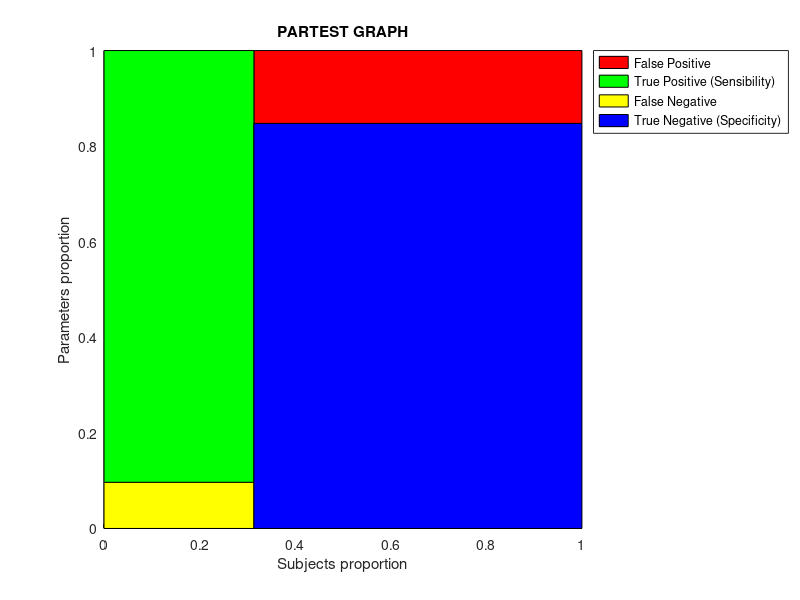
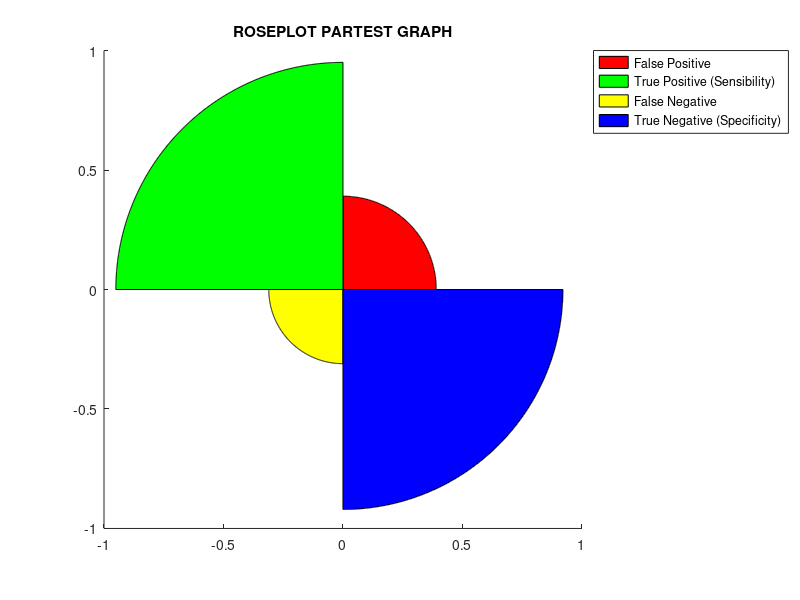

The MATLAB script that drew these images, in order:
function partest(varargin)
%This function calculate the performance, based on Bayes theorem, of a
%clinical test.
%
% Syntax: 	PARTEST(X,ALPHA)
%      
%     Input:
%           X is the following 2x2 matrix.
%           ALPHA - significance level for confidence intervals (default = 0.05).
%
%....................Affected(D+)..Healthy(D-)
%                    _______________________
%Positive Test(T+)  |   True    |  False    |
%                   | positives | positives |
%                   |___________|___________|
%                   |  False    |   True    |
%Negative Test(T-)  | negatives | negatives |
%                   |___________|___________|
%
%     Outputs:
%           - Prevalence
%           - Sensibility
%           - Specificity
%           - False positive and negative proportions
%           - False discovery and discovery rates
%           - Youden's Index and Number Needed to Diagnose (NDD)
%           - Positive predictivity
%           - Positive Likelihood Ratio
%           - Negative predictivity
%           - Negative Likelihood Ratio
%           - Predictive Summary Index (PSI) and Number Needed to Screen (NNS)
%           - Test Accuracy
%           - Mis-classification Rate
%           - F-Measure
%           - Test bias
%           - Error odds ratio
%           - Diagnostic odds ratio
%           - Discriminant Power
%
%      Example: 
%
%
%           Calling on Matlab the function: partest
%           it will use a default matrix x=[731 270;78 1500] and alpha=0.05
%
%           Answer is:
%
%DIAGNOSTIC TEST PERFORMANCE PARAMETERS
% ----------------------------------------------------------------------------------------------------
% Prevalence: 31.4% (29.6% - 33.2%)
%  
% Sensitivity (probability that test is positive on unhealthy subject): 90.4% (89.1% - 91.5%)
% False negative proportion: 9.6% (8.5% - 10.9%)
% False discovery rate: 27.0% (25.3% - 28.7%)
%  
% Specificity (probability that test is negative on healthy subject): 84.7% (83.3% - 86.1%)
% False positive proportion: 15.3% (13.9% - 16.7%)
% False omission rate: 4.9% (4.2% - 5.9%)
%  
% Youden's Index (a perfect test would have a Youden's index of +1): 0.7510
% Number Needed to Diagnose (NND): 1.33
% Around 14 persons need to be tested to return 10 positive tests for the presence of disease
%  
% Precision or Predictivity of positive test
% (probability that a subject is unhealthy when test is positive): 73.0% (71.3% - 74.7%)
% Positive Likelihood Ratio: 5.9 (5.7 - 6.2)
% Moderate increase in possibility of disease presence
%  
% Predictivity of negative test
% (probability that a subject is healthy when test is negative): 95.1% (94.1% - 95.8%)
% Negative Likelihood Ratio: 0.1138 (0.1094 - 0.1183)
% Moderate increase in possibility of disease absence
%  
% Predictive Summary Index: 0.6808
% Number Needed to Screen (NNS): 1.47
% Around 15 persons need to be screened to avoid 10 events (i.e. death) for the presence of disease
%  
% Accuracy or Potency: 86.5% (85.1% - 87.8%)
% Mis-classification Rate: 13.5% (12.2% - 14.9%)
% F-measure: 80.8% (79.2% - 82.3%)
%  
% Test bias: 1.2373 (0.9474 - 1.6160)
% Test overestimates the phenomenon
% Error odds ratio: 1.6869 (1.2916 - 2.2032)
% Diagnostic odds ratio: 52.0655 (39.8649 - 68.0002)
% Discriminant Power: 2.2
%      A test with a discriminant value of 1 is not effective in discriminating between affected and unaffected individuals.
%      A test with a discriminant value of 3 is effective in discriminating between affected and unaffected individuals.
%    
%
%           Created by Giuseppe Cardillo
%           giuseppe.cardillo-edta@poste.it
%
% To cite this file, this would be an appropriate format:
% Cardillo G. (2006). Clinical test performance: the performance of a
% clinical test based on the Bayes theorem. 
% http://www.mathworks.com/matlabcentral/fileexchange/12705

%Input Error handling
args=cell(varargin);
nu=numel(args);
if nu>2
    error('Warning: Max two input data are required')
end
default.values = {[731 270;78 1500],0.05};
default.values(1:nu) = args;
[x alpha] = deal(default.values{:});

if nu>=1
    if isvector(x)
        error('Warning: PARTEST requires a 2x2 input matrix')
    end
    if ~all(isfinite(x(:))) || ~all(isnumeric(x(:))) || ~isequal(x,round(x))
        error('Warning: all matrix values must be numeric integer and finite')
    end
    [r,c] = size(x);
    if (r ~= 2 || c ~= 2)
        error('Warning: PARTEST requires a 2x2 input matrix')
    end
    clear r c
end
if nu>1
    if ~isscalar(alpha) || ~isnumeric(alpha) || ~isfinite(alpha) || isempty(alpha)
        error('Warning: it is required a numeric, finite and scalar ALPHA value.');
    end
    if alpha <= 0 || alpha >= 1 %check if alpha is between 0 and 1
        error('Warning: ALPHA must be comprised between 0 and 1.')
    end
end
clear args default nu

global z N

z=-realsqrt(2)*erfcinv(2-alpha);
cs=sum(x); %columns sum
rs=sum(x,2); %rows sums
N=sum(x(:)); %numbers of elements
d=diag(x); %true positives and true negatives

clc
disp('DIAGNOSTIC TEST PERFORMANCE PARAMETERS')
disp(repmat('-',1,100))
%Prevalence
%the prevalence of disease is estimated all D+/N 
pr=(cs(1)/N); 
%95% confidence interval critical value for Prevalence
prci=newcombe(pr);
fprintf('Prevalence: %0.1f%% (%0.1f%% - %0.1f%%)\n',pr*100,prci(1).*100,prci(2).*100)
disp(' ')

%Sensitivity and Specificity
%The Sensitivity is the probability that the test is positive on sick subjects: P(T+|D+) 
%The Specificity is the probability that the test is negative on healthy subjects: P(T-|D-) 
%In Matlab both parameters are obtained with only one instruction:
SS=d./cs'; %Sensitivity and Specificity
%Of course the false proportion is the complement to 1
fp=1-SS; %false proportions
%The false discovery rate is the probability that the disease is absent when the test is positive: P(D-|T+) 
%The false omission rate is the probability that the disease is present when the test is negative: P(D+|T-) 
fd=diag(rot90(x))./rs; %false discovery and omission rate

% 95% confidence intervals
Seci=newcombe(SS(1)); Spci=newcombe(SS(2));
fnci=newcombe(fp(1)); fpci=newcombe(fp(2));
fdci=newcombe(fd(1)); foci=newcombe(fd(2));
fprintf('Sensitivity (probability that test is positive on unhealthy subject): %0.1f%% (%0.1f%% - %0.1f%%)\n',SS(1)*100,Seci(1).*100,Seci(2).*100)
fprintf('False negative proportion: %0.1f%% (%0.1f%% - %0.1f%%)\n',fp(1)*100,fnci(1).*100,fnci(2).*100)
fprintf('False discovery rate: %0.1f%% (%0.1f%% - %0.1f%%)\n',fd(1)*100,fdci(1).*100,fdci(2).*100)
disp(' ')
fprintf('Specificity (probability that test is negative on healthy subject): %0.1f%% (%0.1f%% - %0.1f%%)\n',SS(2)*100,Spci(1).*100,Spci(2).*100)
fprintf('False positive proportion: %0.1f%% (%0.1f%% - %0.1f%%)\n',fp(2)*100,fpci(1).*100,fpci(2).*100)
fprintf('False omission rate: %0.1f%% (%0.1f%% - %0.1f%%)\n',fd(2)*100,foci(1).*100,foci(2).*100)
disp(' ')

%Youden's Index
%Youden's J statistics (also called Youden's index) is a single statistic that
%captures the performance of a diagnostic test. The use of such a single index
%is "not generally to be recommended". It is equal to the risk difference for a
%dichotomous test and it defined as: J = Sensitivity + Specificity - 1. 
%A perfect test has J=1. 
J=sum(SS)-1; %Youden's index
fprintf('Youden''s Index (a perfect test would have a Youden''s index of +1): %0.4f\n', J)

%The number needed to diagnose is defined as the number of patients that
%need to be tested to give one correct positive test.
NND=1/J; %Number needed to Diagnose (NND)
fprintf('Number Needed to Diagnose (NND): %0.2f\n',NND);
fprintf('Around %i persons need to be tested to return 10 positive tests for the presence of disease\n',ceil(NND*10)) 
disp(' ')

%Positive and Negative predictivity
%Positive predictivity is the probability that a subject is sick when test is positive: P(D+|T+)
%Negative predictivity is the probability that a subject is healthy when test is negative: P(D-|T-)
%Positive predictivity=Precision
%In Matlab both parameters are obtained with only one instruction:
PNp=d./rs; %Positive and Negative predictivity
% 95% confidence interval critical value for Positive and Negative predictivity
Ppci=newcombe(PNp(1));
Npci=newcombe(PNp(2));
%Positive and Negative Likelihood Ratio
%When we decide to order a diagnostic test, we want to know which test (or
%tests) will best help us rule-in or rule-out disease in our patient.  In the
%language of clinical epidemiology, we take our initial assessment of the
%likelihood of disease (“pre-test probability”), do a test to help us shift our
%suspicion one way or the other, and then determine a final assessment of the
%likelihood of disease (“post-test probability”). 
%Likelihood ratios tell us how much we should shift our suspicion for a
%particular test result. Because tests can be positive or negative, there are at
%least two likelihood ratios for each test.  The “positive likelihood ratio”
%(LR+) tells us how much to increase the probability of disease if the test is
%positive, while the “negative likelihood ratio” (LR-) tells us how much to
%decrease it if the test is negative.
%You can also define the LR+ and LR- in terms of sensitivity and specificity:
%LR+ = sensitivity / (1-specificity)
%LR- = (1-sensitivity) / specificity
plr=SS(1)/fp(2); %Positive Likelihood Ratio
plrci=LRci(plr,x);
nlr=fp(1)/SS(2); %Negative Likelihood Ratio
nlrci=LRci(nlr,x);

fprintf('Precision or Predictivity of positive test\n')
fprintf('(probability that a subject is unhealthy when test is positive): %0.1f%% (%0.1f%% - %0.1f%%)\n', PNp(1)*100,Ppci(1).*100,Ppci(2).*100)
fprintf('Positive Likelihood Ratio: %0.1f (%0.1f - %0.1f)\n',plr,plrci(1),plrci(2))
dlr(plr)
disp(' ')
fprintf('Predictivity of negative test\n')
fprintf('(probability that a subject is healthy when test is negative): %0.1f%% (%0.1f%% - %0.1f%%)\n', PNp(2)*100,Npci(1).*100,Npci(2).*100)
if nlr<1e-4 || nlrci(1)<1e-4
    fprintf('Negative Likelihood Ratio: %0.4e (%0.4e - %0.4e)\n',nlr,nlrci(1),nlrci(2))
else
    fprintf('Negative Likelihood Ratio: %0.4f (%0.4f - %0.4f)\n',nlr,nlrci(1),nlrci(2))
end
dlr(nlr)
disp(' ')

%Predictive Summary Index (similar to Youden's Index)
PSI=sum(PNp)-1;
NNS=1/PSI; %Number needed to screen
fprintf('Predictive Summary Index: %0.4f\n', PSI)
fprintf('Number Needed to Screen (NNS): %0.2f\n',NNS);
fprintf('Around %i persons need to be screened to avoid 10 events (i.e. death) for the presence of disease\n',ceil(NNS*10)) 
disp(' ')

%Accuracy and Mis-classification rate
%Diagnostic accuracy (or Power) is defined as the proportion of all tests
%that give a correct result. The Mis-classification rate is its complement to 1. 
%In statistics, the F1 score (also F-score or F-measure) is a measure of a
%test's accuracy. It considers both the Precision (positive predictivity) 
%and the Sensitivity of the test to compute the score: 
%P is the number of correct results divided by the number of all returned results
%S is the number of correct results divided by the number of results that should 
%have been returned. 
%The F1 score can be interpreted as a weighted average of the Precision and
%Sensitivity, where an F1 score reaches its best value at 1 and worst score at 0. 
acc=trace(x)/N; %Accuracy
accci=newcombe(acc);
mcr=1-acc; %Mis-classification rate
mcrci=newcombe(mcr);
FMeasure=harmmean([SS(1) PNp(1)]); %F-measure
FMci=newcombe(FMeasure);
fprintf('Accuracy or Potency: %0.1f%% (%0.1f%% - %0.1f%%)\n',acc*100,accci(1).*100,accci(2).*100)
fprintf('Mis-classification Rate: %0.1f%% (%0.1f%% - %0.1f%%)\n',mcr*100,mcrci(1).*100,mcrci(2).*100)
fprintf('F-measure: %0.1f%% (%0.1f%% - %0.1f%%)\n',FMeasure*100,FMci(1).*100,FMci(2).*100)
disp(' ')

orse=realsqrt(sum(1./x(:))); %standard error of log(OR)
cv=([-1 1].*(z*orse));

%Test Bias (TB)
%A test which shows provable and systematic differences in the results of people
%based on group membership. For example, a test might be considered biased if
%members of one particular gender or race consistently and systematic have
%statistically different results from the rest of the testing population. 
%It is defined as (T+)/(D+)=(TP+FP)/(TP+FN)
%A perfect test has a TB=1;
%If TB<1 the test underestimates the disease because there are more affected than positive test
%If TB>1 the test overestimates the disease because there are more positive test than affected
TB=rs(1)/cs(1); %Test Bias
orci=exp(reallog(TB)+cv); %OR confidence interval
fprintf('Test bias: %0.4f (%0.4f - %0.4f)\n',TB,orci(1),orci(2))
if TB>1
    disp('Test overestimates the phenomenon')
elseif TB<1
    disp('Test underestimates the phenomenon')
else
    disp('There is not test bias')
end

%Error Odds Ratio. 
%Indicates if the probability of being wrongly classified is highest in the
%diseased or in the non-diseased group. If the error odds is higher than one the
%probability is highest in the diseased group (and the specificity of the test
%is better than the sensitivity), if the value is lower than one the probability
%of an incorrect classification is highest in the non-diseased group (and the
%sensitivity of the test is better than the specificity).     
%It is defined as (Sensitivity/(1-Sensitivity))/(Specificity/(1-Specificity));
EOR=(SS(1)/fp(1))/(SS(2)/fp(2)); %Error odds ratio
orci=exp(reallog(EOR)+cv); %OR confidence interval
fprintf('Error odds ratio: %0.4f (%0.4f - %0.4f)\n',EOR,orci(1),orci(2))

%Diagnostic Odds Ratio. 
%Diagnostic odds ratio is defined as how much more likely will the test
%make a correct diagnosis than an incorrect diagnosis in patients with the
%disease (Scott et al. 2008).  
%Often used as a measure of the discriminative power of the test. Has the value
%one if the test does not discriminate between diseased and not diseased. Very
%high values above one means that a test discriminates well. Values lower than
%one mean that there is something wrong in the application of the test.   
%It is defined as (Sensitivity/(1-Sensitivity))/((1-Specificity)/Specificity);
DOR=(SS(1)/fp(1))/(fp(2)/SS(2)); %Diagnostic odds ratio
orci=exp(reallog(DOR)+cv); %OR confidence interval
fprintf('Diagnostic odds ratio: %0.4f (%0.4f - %0.4f)\n',DOR,orci(1),orci(2))

%Discriminant power
%The discriminant power for a test, also termed the test effectiveness, is a
%measure of how well a test distinguishes between affected and unaffected
%persons. It is the sum of logs of Sensivity and Specificity over own false
%proportion, scaled by the standard deviation of the logistic normal
%distribution curve (square root of 3 divided by π). Test effectiveness is
%interpreted as the standardized distance between the means for both populations.     
%A test with a discriminant value of 1 is not effective in discriminating between affected and unaffected individuals.
%A test with a discriminant value of 3 is effective in discriminating between affected and unaffected individuals.
dpwr=(realsqrt(3)/pi)*sum(log(SS./fp)); %Discriminant power
fprintf('Discriminant Power: %0.1f\n',dpwr)
disp([blanks(5) 'A test with a discriminant value of 1 is not effective in discriminating between affected and unaffected individuals.'])
disp([blanks(5) 'A test with a discriminant value of 3 is effective in discriminating between affected and unaffected individuals.'])


%Display graphs
xg=cs./N;
figure
hold on
H=zeros(1,4);
H(1)=fill(xg(1)+[0 xg(2) xg(2) 0],SS(2)+[0 0 fp(2) fp(2)],'r');
H(2)=fill([0 xg(1) xg(1) 0],fp(1)+[0 0 SS(1) SS(1)],'g');
H(3)=fill([0 xg(1) xg(1) 0],[0 0 fp(1) fp(1)],'y');
H(4)=fill(xg(1)+[0 xg(2) xg(2) 0],[0 0 SS(2) SS(2)],'b');
hold off
axis square
title('PARTEST GRAPH')
xlabel('Subjects proportion')
ylabel('Parameters proportion')
legend(H,'False Positive','True Positive (Sensibility)','False Negative','True Negative (Specificity)','Location','NorthEastOutside')

%The rose plot is a variation of the common pie chart. For both, we have k data
%points where each point denotes a frequency or a count. Pie charts and rose
%plots both use the area of segments of a circle to convey amounts. 
%The pie chart uses a common radius and varies the central angle according to
%the data. That is, the angle is proportional to the frequency. So if the i-th
%point has count X and the total count is N, the i-th angle is 360*(X/N). 
%For the rose plot, the angle is constant (i.e., divide 360 by the number of
%groups, k) and it is the square root of the radius that is proportional to the
%data. 
%According to Wainer (Wainer (1997), Visual Revelations: Graphical Tales of Fate
%and Deception from Napolean Bonaporte to Ross Perot, Copernicus, Chapter 11.),
%the use of a common angle is the strength of the rose plot since it allows us
%to easily compare a sequence of rose plots (i.e., the corresponding segments in
%different rose plots are always in the same relative position). 
%In particular, this makes rose plots an effective technique for displaying the
%data in contingency tables.  
%As an interesting historical note, Wainer points out that rose plots were used
%by Florence Nightingale (she referred to them as coxcombs).  
%color={'r','g','y','b'};
H=roseplot([fp(2) SS(1) fp(1) SS(2)]);
title('ROSEPLOT PARTEST GRAPH')
legend(H,'False Positive','True Positive (Sensibility)','False Negative','True Negative (Specificity)','Location','NorthEastOutside')
return
end

function dlr(lr) %Likelihood dialog
if lr==1
    disp('Test is not suggestive of the presence/absence of disease')
    return
end

if lr>10 || lr<0.1
    p1='Large (often conclusive)';
elseif (lr>5 && lr<=10) || (lr>0.1 && lr<=0.2)
    p1='Moderate';
elseif (lr>2 && lr<=5) || (lr>0.2 && lr<=0.5)
    p1='Low';
elseif (lr>1 && lr<=2) || (lr>0.5 && lr<=1)
    p1='Poor';
end

p2=' increase in possibility of disease ';

if lr>1
    p3='presence';
elseif lr<1
    p3='absence';
end
disp([p1 p2 p3])
return
end

function H=roseplot(x)
color={'r','g','y','b'};
k=length(x); H=zeros(1,k);
ang=(0:1:k)./k.*2.*pi;
figure
axis square
hold on
for I=1:k
    theta=[ang(I) linspace(ang(I),ang(I+1),500) ang(I+1)];
    rho=[0 repmat(realsqrt(x(I)),1,500) 0];
    [xg,yg]=pol2cart(theta,rho);
    H(I)=patch(xg,yg,color{I});
end
hold off
return
end

function ci=newcombe(p)
global z N
a=2*N*p+z^2;
b=z*realsqrt((z^2-2-1/N+4*p*(N*(1-p)+1)));
c=(2*(N+z^2));
%Of course, the critical interval lower bound cannot be less than 0 and the
%upper bound cant be greater than 1 and so:
ci(1)=max([0 (a-b-1)/c]);
ci(2)=min([1 (a+b+1)/c]);
return
end

function ci=LRci(lr,x)
global z
a=log(lr); b=realsqrt(sum(1./diag(x))-sum(1./sum(x,2)))*z;
ci=exp([a-b a+b]);
return
end